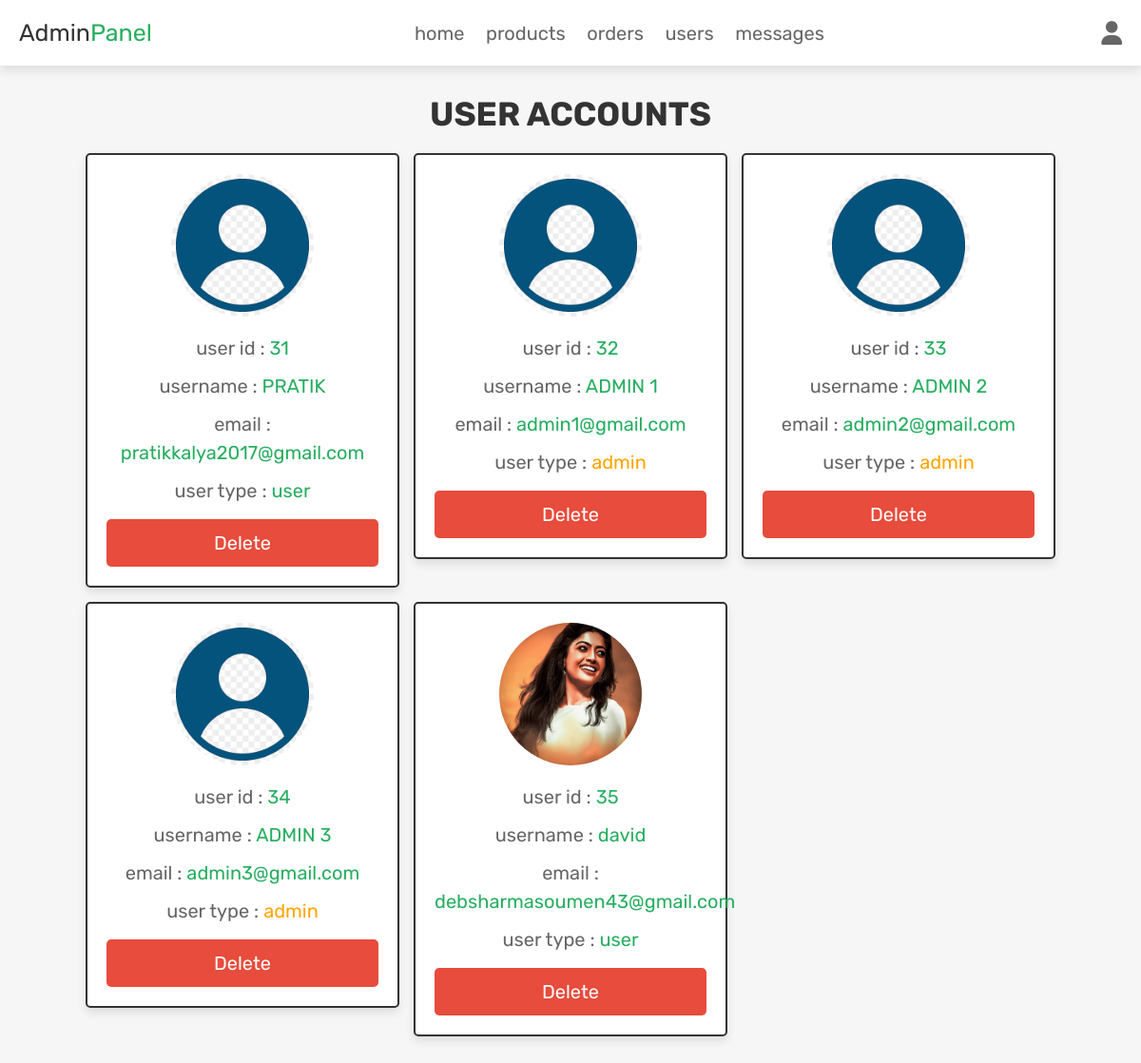
The app's page /main/admin_users.php with its own data.
### tables this page shows
CREATE TABLE `users` (
  `id` int(100) NOT NULL,
  `name` varchar(100) NOT NULL,
  `email` varchar(100) NOT NULL,
  `password` varchar(100) NOT NULL,
  `user_type` varchar(20) NOT NULL DEFAULT 'user',
  `image` varchar(100) NOT NULL
);

### main/admin_users.php (the view, shortened to what this page needs)
<?php
@include 'config.php';
?>
<!DOCTYPE html>
<html lang="en">
<head>
   <link rel="stylesheet" href="https://cdnjs.cloudflare.com/ajax/libs/font-awesome/6.1.1/css/all.min.css">
   <link rel="stylesheet" href="css/admin_style.css">
</head>
<body>
<?php include 'admin_header.php'; ?>
<section class="user-accounts">
   <h1 class="title">user accounts</h1>
   <div class="box-container">
      <?php
         $select_users = $conn->prepare("SELECT * FROM `users`");
         $select_users->execute();
         while($fetch_users = $select_users->fetch(PDO::FETCH_ASSOC)){
      ?>
      <div class="box" style="<?php if($fetch_users['id'] == $admin_id){ echo 'display:none'; }; ?>">
         <img src="uploaded_img/<?= $fetch_users['image']; ?>" alt="">
         <p> user id : <span><?= $fetch_users['id']; ?></span></p>
         <p> username : <span><?= $fetch_users['name']; ?></span></p>
         <p> email : <span><?= $fetch_users['email']; ?></span></p>
         <p> user type : <span style=" color:<?php if($fetch_users['user_type'] == 'admin'){ echo 'orange'; }; ?>"><?= $fetch_users['user_type']; ?></span></p>
         <a href="admin_users.php?delete=<?= $fetch_users['id']; ?>" onclick="return confirm('delete this user?');" class="delete-btn">delete</a>
      </div>
      <?php
      }
      ?>
   </div>
</section>
</body>
</html>

### css/admin_style.css (style rules this page uses)
.user-accounts .box-container { display: grid; grid-template-columns: repeat(auto-fit, 33rem); gap:1.5rem; align-items: flex-start; justify-content:center; }
.user-accounts .box-container .box { border:var(--border); box-shadow: var(--box-shadow); background-color: var(--white); border-radius: .5rem; padding:2rem; text-align: center; }
.user-accounts .box-container .box img { height: 15rem; width: 15rem; border-radius: 50%; object-fit: cover; margin-bottom: 1rem; }
.user-accounts .box-container .box p { line-height: 1.5; padding:.5rem 0; font-size: 2rem; color:var(--light-color); }
.user-accounts .box-container .box p span { color:var(--green); }

### css/components.css (style rules this page uses)
:root { --green:#27ae60; --orange:#f39c12; --red:#e74c3c; --black:#333; --light-color:#666; --white:#fff; --light-bg:#f6f6f6; --border:.2rem solid var(--black); --box-shadow:0 .5rem 1rem rgba(0,0,0,.1); }
* { font-family: 'Rubik', sans-serif; margin:0; padding:0; box-sizing: border-box; outline: none; border:none; text-decoration: none; color:var(--black); }
body { background-color: var(--light-bg); }
html { font-size: 62.5%; overflow-x: hidden; scroll-behavior: smooth; scroll-padding-top: 6.5rem; }
section { padding:3rem 2rem; max-width: 1200px; margin:0 auto; }
.btn, .delete-btn, .option-btn { display: block; width: 100%; margin-top: 1rem; border-radius: .5rem; color:var(--white); font-size: 2rem; padding:1.3rem 3rem; text-transform: capitalize; cursor: pointer; text-align: center; }
.delete-btn { background-color: var(--red); }
.title { text-align: center; margin-bottom: 2rem; text-transform: uppercase; color:var(--black); font-size: 3.5rem; }

### records on screen
users: image (placeholder picture), id "31", name "PRATIK", email "pratikkalya2017@gmail.com", user_type "user"
users: image (placeholder picture), id "32", name "ADMIN 1", email "admin1@gmail.com", user_type "admin"
users: image (placeholder picture), id "33", name "ADMIN 2", email "admin2@gmail.com", user_type "admin"
users: image (placeholder picture), id "34", name "ADMIN 3", email "admin3@gmail.com", user_type "admin"
users: image (picture), id "35", name "david", email "debsharmasoumen43@gmail.com", user_type "user"
